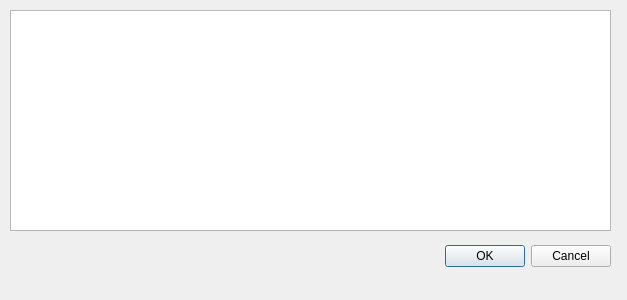
<?xml version="1.0" encoding="UTF-8"?>
<ui version="4.0">
 <class>RightsDialog</class>
 <widget class="QDialog" name="RightsDialog">
  <property name="geometry">
   <rect>
    <x>0</x>
    <y>0</y>
    <width>627</width>
    <height>300</height>
   </rect>
  </property>
  <property name="windowTitle">
   <string>Specify users and rights</string>
  </property>
  <widget class="QDialogButtonBox" name="buttonBox">
   <property name="geometry">
    <rect>
     <x>10</x>
     <y>240</y>
     <width>601</width>
     <height>32</height>
    </rect>
   </property>
   <property name="orientation">
    <enum>Qt::Horizontal</enum>
   </property>
   <property name="standardButtons">
    <set>QDialogButtonBox::Cancel|QDialogButtonBox::Ok</set>
   </property>
  </widget>
  <widget class="QTableView" name="UserRightsView">
   <property name="geometry">
    <rect>
     <x>10</x>
     <y>10</y>
     <width>601</width>
     <height>221</height>
    </rect>
   </property>
  </widget>
 </widget>
 <resources/>
 <connections>
  <connection>
   <sender>buttonBox</sender>
   <signal>accepted()</signal>
   <receiver>RightsDialog</receiver>
   <slot>accept()</slot>
   <hints>
    <hint type="sourcelabel">
     <x>248</x>
     <y>254</y>
    </hint>
    <hint type="destinationlabel">
     <x>157</x>
     <y>274</y>
    </hint>
   </hints>
  </connection>
  <connection>
   <sender>buttonBox</sender>
   <signal>rejected()</signal>
   <receiver>RightsDialog</receiver>
   <slot>reject()</slot>
   <hints>
    <hint type="sourcelabel">
     <x>316</x>
     <y>260</y>
    </hint>
    <hint type="destinationlabel">
     <x>286</x>
     <y>274</y>
    </hint>
   </hints>
  </connection>
 </connections>
</ui>
